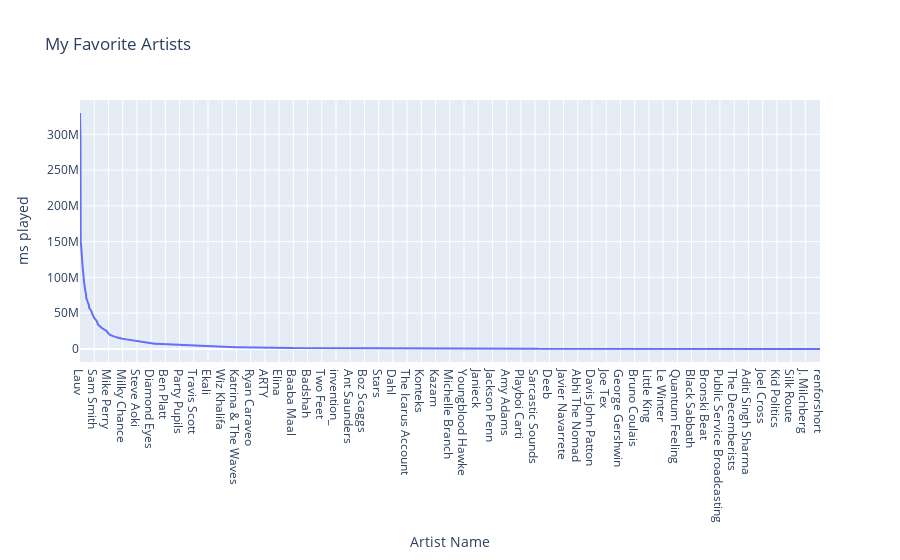

The cell this chart's notebook holds for it:
### Markdown cell above
Let's take a look at these on a plot. It appears that the difference between songs that I really enjoy and those that fit into the "general" category is striking; there's a sharp curve for both of these graphs.

### Code cell
plot(favorite_artists.index,favorite_artists['msPlayed'], title="My Favorite Artists", xaxis='Artist Name', yaxis='ms played')

### Figure 1 — Plotly figure (JSON) as saved in the notebook; plotly's stock layout.template omitted (floating-point values rounded to 4 significant figures; data arrays with more than 128 entries replaced by an {"elided": "..."} marker saying what was removed)
{"data": [{"line": {"shape": "linear"}, "type": "scatter", "x": {"elided": "3175 str values"}, "y": {"elided": "3175 int values"}}], "layout": {"font": {"size": 12}, "title": {"text": "My Favorite Artists"}, "xaxis": {"title": {"text": "Artist Name"}}, "yaxis": {"title": {"text": "ms played"}}}}
